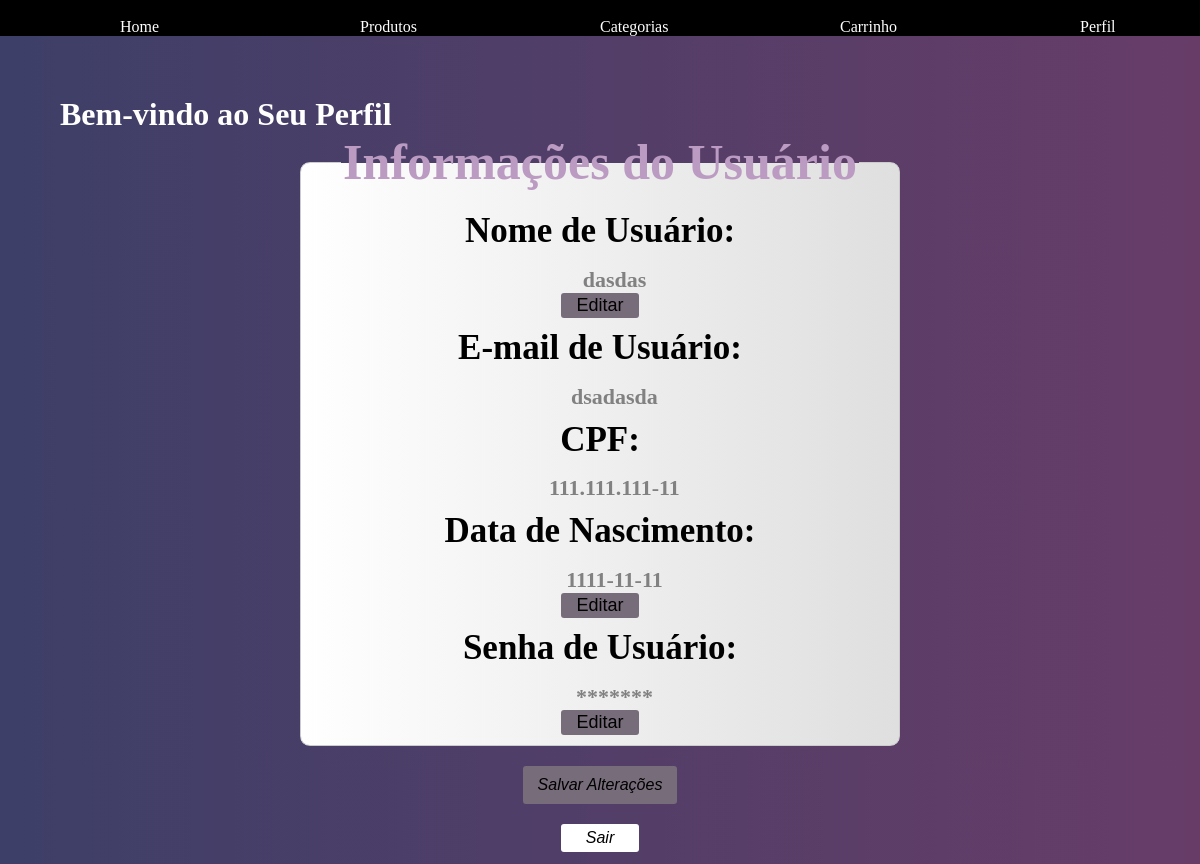
Screenshot of /php/index/perfil_usuario.php?email=dsadasda with the database file from the repository.
### tables this page shows
CREATE TABLE `trabalhofinal` (
  `id` int(11) NOT NULL,
  `nome` varchar(50) NOT NULL,
  `senha` varchar(50) NOT NULL,
  `email` varchar(50) NOT NULL,
  `dataNascimento` date NOT NULL,
  `cpf` varchar(45) NOT NULL,
  `administrador` int(11) DEFAULT 0
);

### php/index/perfil_usuario.php (the view, shortened to what this page needs)
<?php
if (isset($_GET["email"])) {
    $email_usuario_autenticado = $_GET["email"];
} else {
    header("Location: cadastro.php");
    exit;
}
function hidePassword($password) {
    $length = strlen($password);
    return str_repeat('*', $length);
}
$dbConnection = DatabaseConnection::getInstance()->getConnection();
$query = "SELECT * FROM projeto_final.trabalhofinal WHERE email = ?";
$stmt = $dbConnection->prepare($query);
$stmt->bind_param("s", $email_usuario_autenticado);
$stmt->execute();
$resultado = $stmt->get_result();
if ($resultado->num_rows === 1) {
    $row = $resultado->fetch_assoc();
    $nome = isset($row['nome']) ? $row['nome'] : "Nome não encontrado";
    $cpf = isset($row['cpf']) ? $row['cpf'] : "CPF não encontrado";
    $senha = isset($row['senha']) ? $row['senha'] : "Senha não encontrada";
    $dataNascimento = isset($row['dataNascimento']) ? $row['dataNascimento'] : "Data de nascimento não encontrada";
} else {
    header("Location: cadastro.php");
    exit;
}
?>
<!DOCTYPE html>
<html lang="pt-BR">
<head>
    <link rel="stylesheet" href="../../css/estiloperfil.css">
</head>
<body>
    <div class="BarraDeNavegação">
        <div class="OpçõesBarra"><a href="index_perfil.php?email=<?php echo urlencode($email_usuario_autenticado); ?>">Home</a></div>
        <div class="OpçõesBarra"><a href="#">Produtos</a></div>
        <div class="OpçõesBarra"><a href="#">Categorias</a></div>
        <div class="OpçõesBarra"><a href="#">Carrinho</a></div>
        <div class="OpçõesBarra"><a href="perfil_usuario.php?email=<?php echo urlencode($email_usuario_autenticado); ?>">Perfil</a></div>
    </div>
    <div class="PrimeiraParte">
        <h1 class="animação">Bem-vindo ao Seu Perfil</h1>
        <div class="animação2">
            <form id="perfilForm" method="post" action="realizarEdicao.php">
                <fieldset class="informacao">
                    <legend><h5>Informações do Usuário</h5></legend>
                    <div>
                        <h3>Nome de Usuário:</h3>
                        <h4 id="nomeUsuario" contenteditable="true"><?php echo $nome; ?></h4>
                        <button id="editarNome" type="button" class="botao-editar">Editar</button>
                    </div>
                    <div>
                        <h3>E-mail de Usuário:</h3>
                        <h4 id="emailUsuario" contenteditable="true"><?php echo $email_usuario_autenticado; ?></h4>
                    </div>
                    <div>
                        <h3>CPF:</h3>
                        <h4><?php echo $cpf; ?></h4>
                    </div>
                    <div>
                        <h3>Data de Nascimento:</h3>
                        <h4 id="dataNascimento" contenteditable="true"><?php echo $dataNascimento; ?></h4>
                        <button id="editarDataNascimento" type="button" class="botao-editar">Editar</button>
                    </div>
                    <div>
                        <h3>Senha de Usuário:</h3>
                        <h4 id="senhaUsuario" contenteditable="true"><?php echo hidePassword($senha); ?></h4>
                        <button id="editarSenha" type="button" class="botao-editar">Editar</button>
                    </div>
                </fieldset>
                <div class="btnEnviar centralizar">
                    <button type="submit" class="botao-enviar">Salvar Alterações</button>
                </div>
                <div class="btnEnviar centralizar">
                    <button type="submit" class="botao-sair">Sair</button>
                </div>
            </form>
        </div>
    </div>
</body>
</html>

### css/estiloperfil.css (style rules this page uses)
a { color: inherit; text-decoration:none }
h1 { font-family: Fantasy; color: rgb(255, 255, 255); transition: background 1s; padding-top: 5%; padding-left: 5%; }
h3 { font-family: Fantasy; color: rgb(0, 0, 0); transition: background 1s; font-size: 35px; }
h4 { font-family: Fantasy; color: rgb(129, 129, 129); transition: background 1s; font-size: 22px; padding-left: 5%; padding-top: 1%; }
h5 { font-family: Fantasy; color: rgb(187, 155, 194); transition: background 1s; font-size: 50px; }
.animação { animation-name: surgir; position: relative; animation-duration: 1.5s; }
.PrimeiraParte { margin-bottom: 1%; background-position: center; background-repeat: no-repeat; background-size: cover; }
.animação2 { animation-name: surgir; position: relative; animation-duration: 2s; }
.BarraDeNavegação { font-family: Fantasy; display:flex; padding-top: 1.5%; background-color: #000000; width: 100%; height: 200%; transition: background 1s; flex-direction: row; justify-content: space-between; color: rgb(255, 255, 255); }
.OpçõesBarra { width: 100%; padding-left: 10%; color: rgb(255, 255, 255); }
* { margin: 0; box-sizing: border-box; }
html { font-family: Arial, Helvetica, sans-serif; }
body { background: linear-gradient(to right, #3d3f68, #673d68); font-family: Arial, Helvetica, sans-serif; margin: 0; }
.informacao { max-width: 600px; margin: 0 auto; padding: 20px; border: 1px solid #ccc; border-radius: 10px; text-align: center; background-image: linear-gradient(to right,#ffffff,#dfdfdf); padding: 10px; }
.informacao h3 { margin: 10px 0; }
.informacao h4 { margin: 0; }
.botao-editar { background-color: #776c79; color: #000000; padding: 2px 15px; border: none; border-radius: 3px; font-size: 18px; font-style: bold; cursor: pointer; }
.botao-enviar { background-color: #776c79; color: rgb(0, 0, 0); padding: 10px 15px; border: none; border-radius: 3px; font-size: 16px; font-style: italic; cursor: pointer; position: center; }
.botao-sair { background-color: #ffffff; color: rgb(0, 0, 0); padding: 5px 25px; border: none; border-radius: 3px; font-size: 16px; font-style: italic; cursor: pointer; position: center; }
.centralizar { display: flex; justify-content: center; margin-top: 20px; }

### rows the page displays
trabalhofinal: nome "dasdas", cpf "111.111.111-11", dataNascimento "1111-11-11", senha "*******"

### other values shown
$email_usuario_autenticado "dsadasda"
